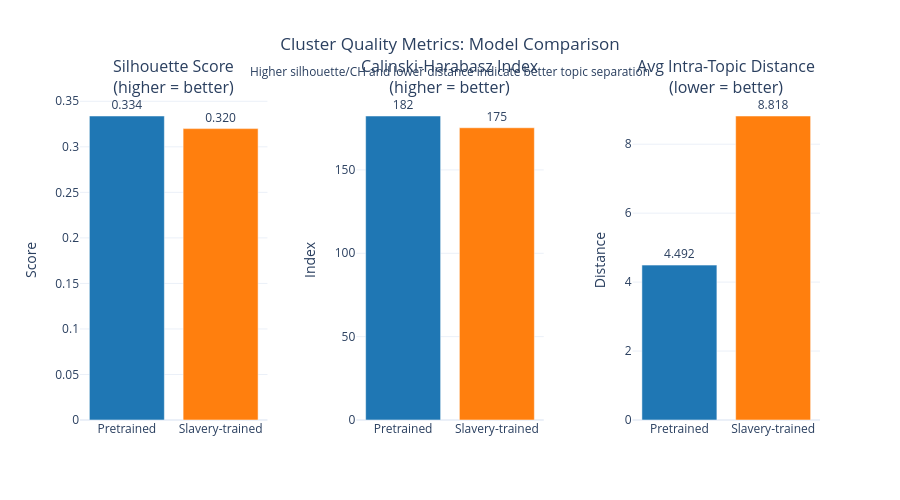

Notebook code for this chart:
### Markdown cell above
---
## SECTION 4: Topic Coherence & Model Performance
---

**Goal**: Quantitatively validate that model training improves topic separation.

**Key Questions**:
1. Do topics form distinct clusters (silhouette score, CH index)?
2. Which topics improve most with training?
3. Which topic pairs are most confused?
4. Did training converge successfully?

**Visualizations**:
- **9.11**: Cluster Quality Metrics Table & Chart
- **9.12**: Topic Separation Heatmap (Confusion Matrix)
- **9.13**: Training Metrics Timeline (if available)

### Code cell
# ============================================================
# CELL 9.11: CLUSTER QUALITY METRICS TABLE & CHART
# ============================================================

if VIZ_AVAILABLE and len(dict_embeddings) > 0:
    print(f"\n{'='*70}")
    print("VISUALIZATION 9.11: Cluster Quality Metrics")
    print(f"{'='*70}")

    # --------------------------------------------------------
    # 1. Calculate Metrics for Each Model
    # --------------------------------------------------------

    print(f"\n1️⃣  Calculating cluster quality metrics...")

    metrics_results = []

    # Get topic labels for all dictionary terms
    topic_labels = df_dict['topic'].values

    for model_name in ['pretrained_bertje', 'slavery_trained', 'policy_trained']:
        if model_name not in dict_embeddings:
            continue

        print(f"\n{model_name}:")

        embeddings = dict_embeddings[model_name]

        # === Silhouette Score ===
        # Measures how similar each point is to its own cluster vs. other clusters
        # Range: [-1, 1], higher = better separation
        sil_score = silhouette_score(embeddings, topic_labels)
        print(f"  Silhouette Score: {sil_score:.3f}")

        # === Calinski-Harabasz Index ===
        # Ratio of between-cluster to within-cluster variance
        # Higher = more distinct clusters
        ch_score = calinski_harabasz_score(embeddings, topic_labels)
        print(f"  Calinski-Harabasz: {ch_score:.1f}")

        # === Average Intra-Topic Distance ===
        # Mean distance from each term to its topic centroid
        intra_distances = []

        for topic in topics:
            topic_mask = df_dict['topic'] == topic
            topic_embeddings = embeddings[topic_mask]

            if len(topic_embeddings) < 2:
                continue

            # Calculate centroid
            centroid = topic_embeddings.mean(axis=0)

            # Calculate distances to centroid
            distances = np.linalg.norm(topic_embeddings - centroid, axis=1)
            intra_distances.extend(distances.tolist())

        avg_intra_distance = np.mean(intra_distances)
        print(f"  Avg Intra-Topic Distance: {avg_intra_distance:.3f}")

        # === Per-Topic Tightness ===
        topic_tightness = {}

        for topic in topics:
            topic_mask = df_dict['topic'] == topic
            topic_embeddings = embeddings[topic_mask]

            if len(topic_embeddings) < 2:
                topic_tightness[topic] = np.nan
                continue

            centroid = topic_embeddings.mean(axis=0)
            distances = np.linalg.norm(topic_embeddings - centroid, axis=1)
            topic_tightness[topic] = distances.mean()

        # Store results
        metrics_results.append({
            'model': model_name,
            'silhouette': sil_score,
            'calinski_harabasz': ch_score,
            'avg_intra_distance': avg_intra_distance,
            'topic_tightness': topic_tightness
        })

    if len(metrics_results) == 0:
        print("\n   ⚠ No models available for metrics calculation")
        VIZ_AVAILABLE = False
    else:
        print(f"\n   ✓ Calculated metrics for {len(metrics_results)} models")

        # --------------------------------------------------------
        # 2. Create Overall Metrics Table
        # --------------------------------------------------------

        print(f"\n2️⃣  Creating metrics comparison table...")

        df_metrics = pd.DataFrame(metrics_results)

        # Calculate improvement (if we have baseline)
        if 'pretrained_bertje' in df_metrics['model'].values:
            baseline_idx = df_metrics[df_metrics['model'] == 'pretrained_bertje'].index[0]
            baseline_sil = df_metrics.loc[baseline_idx, 'silhouette']
            baseline_ch = df_metrics.loc[baseline_idx, 'calinski_harabasz']
            baseline_dist = df_metrics.loc[baseline_idx, 'avg_intra_distance']

            df_metrics['silhouette_improvement'] = ((df_metrics['silhouette'] / baseline_sil) - 1) * 100
            df_metrics['ch_improvement'] = ((df_metrics['calinski_harabasz'] / baseline_ch) - 1) * 100
            df_metrics['distance_reduction'] = ((df_metrics['avg_intra_distance'] / baseline_dist) - 1) * 100
        else:
            df_metrics['silhouette_improvement'] = 0
            df_metrics['ch_improvement'] = 0
            df_metrics['distance_reduction'] = 0

        # --------------------------------------------------------
        # 3. Create Visualization - Metrics Bar Chart
        # --------------------------------------------------------

        print(f"\n3️⃣  Creating metrics visualization...")

        # Prepare data for plotting (normalize for comparison)
        fig = make_subplots(
            rows=1, cols=3,
            subplot_titles=("Silhouette Score<br>(higher = better)",
                          "Calinski-Harabasz Index<br>(higher = better)",
                          "Avg Intra-Topic Distance<br>(lower = better)"),
            horizontal_spacing=0.12
        )

        colors_map = {
            'pretrained_bertje': '#1f77b4',
            'slavery_trained': '#ff7f0e',
            'policy_trained': '#2ca02c'
        }

        model_labels = {
            'pretrained_bertje': 'Pretrained',
            'slavery_trained': 'Slavery-trained',
            'policy_trained': 'Policy-trained'
        }

        # Silhouette Score
        fig.add_trace(
            go.Bar(
                x=[model_labels.get(m, m) for m in df_metrics['model']],
                y=df_metrics['silhouette'],
                name='Silhouette',
                marker_color=[colors_map.get(m, 'gray') for m in df_metrics['model']],
                text=[f"{v:.3f}" for v in df_metrics['silhouette']],
                textposition='outside',
                showlegend=False
            ),
            row=1, col=1
        )

        # Calinski-Harabasz
        fig.add_trace(
            go.Bar(
                x=[model_labels.get(m, m) for m in df_metrics['model']],
                y=df_metrics['calinski_harabasz'],
                name='CH Index',
                marker_color=[colors_map.get(m, 'gray') for m in df_metrics['model']],
                text=[f"{v:.0f}" for v in df_metrics['calinski_harabasz']],
                textposition='outside',
                showlegend=False
            ),
            row=1, col=2
        )

        # Intra-Topic Distance
        fig.add_trace(
            go.Bar(
                x=[model_labels.get(m, m) for m in df_metrics['model']],
                y=df_metrics['avg_intra_distance'],
                name='Intra-Distance',
                marker_color=[colors_map.get(m, 'gray') for m in df_metrics['model']],
                text=[f"{v:.3f}" for v in df_metrics['avg_intra_distance']],
                textposition='outside',
                showlegend=False
            ),
            row=1, col=3
        )

        # Update layout
        fig.update_layout(
            title={
                'text': "Cluster Quality Metrics: Model Comparison<br><sub>Higher silhouette/CH and lower distance indicate better topic separation</sub>",
                'x': 0.5,
                'xanchor': 'center'
            },
            height=500,
            template='plotly_white'
        )

        # Update y-axes
        fig.update_yaxes(title_text="Score", row=1, col=1)
        fig.update_yaxes(title_text="Index", row=1, col=2)
        fig.update_yaxes(title_text="Distance", row=1, col=3)

        # --------------------------------------------------------
        # 4. Display & Save
        # --------------------------------------------------------

        if SHOW_IN_NOTEBOOK:
            fig.show()

        if SAVE_INTERACTIVE:
            output_path = visuals_dir / 'cluster_quality_metrics.html'
            fig.write_html(str(output_path))
            print(f"   ✓ Saved interactive: {output_path.name}")

        if SAVE_STATIC:
            output_path = visuals_dir / 'cluster_quality_metrics.png'
            fig.write_image(str(output_path), width=1600, height=600, scale=2)
            print(f"   ✓ Saved static: {output_path.name}")

        # Save metrics table
        metrics_table_path = visuals_dir / 'cluster_metrics_table.csv'
        df_metrics.to_csv(metrics_table_path, index=False)
        print(f"   ✓ Saved table: {metrics_table_path.name}")

        # --------------------------------------------------------
        # 5. Per-Topic Tightness Comparison
        # --------------------------------------------------------

        print(f"\n4️⃣  Per-topic tightness comparison...")

        # Build per-topic dataframe
        topic_tightness_data = []

        for result in metrics_results:
            model_name = result['model']
            for topic, tightness in result['topic_tightness'].items():
                topic_tightness_data.append({
                    'model': model_name,
                    'topic': topic,
                    'tightness': tightness
                })

        df_topic_tightness = pd.DataFrame(topic_tightness_data)

        # Pivot for easier comparison
        df_pivot = df_topic_tightness.pivot(index='topic', columns='model', values='tightness')

        # Calculate improvement (if baseline exists)
        if 'pretrained_bertje' in df_pivot.columns:
            for col in df_pivot.columns:
                if col != 'pretrained_bertje':
                    improvement_col = f'{col}_improvement'
                    df_pivot[improvement_col] = ((df_pivot[col] / df_pivot['pretrained_bertje']) - 1) * 100

        # Save per-topic table
        topic_table_path = visuals_dir / 'per_topic_tightness.csv'
        df_pivot.to_csv(topic_table_path)
        print(f"   ✓ Saved per-topic table: {topic_table_path.name}")

        # --------------------------------------------------------
        # 6. Print Summary
        # --------------------------------------------------------

        print(f"\n{'='*70}")
        print("CLUSTER QUALITY SUMMARY")
        print(f"{'='*70}")

        for _, row in df_metrics.iterrows():
            print(f"\n{model_labels.get(row['model'], row['model'])}:")
            print(f"  Silhouette Score:        {row['silhouette']:.3f}", end="")
            if row['silhouette_improvement'] != 0:
                print(f"  ({row['silhouette_improvement']:+.1f}% vs. pretrained)")
            else:
                print()

            print(f"  Calinski-Harabasz:       {row['calinski_harabasz']:.0f}", end="")
            if row['ch_improvement'] != 0:
                print(f"  ({row['ch_improvement']:+.1f}% vs. pretrained)")
            else:
                print()

            print(f"  Avg Intra-Topic Dist:    {row['avg_intra_distance']:.3f}", end="")
            if row['distance_reduction'] != 0:
                print(f"  ({row['distance_reduction']:+.1f}% vs. pretrained)")
            else:
                print()

        print(f"\n{'='*70}")

else:
    print("\n⊘ Skipping cluster quality metrics - no embeddings available")

### Figure 1 — Plotly figure (JSON) as saved in the notebook; plotly's stock layout.template omitted (floating-point values rounded to 4 significant figures)
{"data": [{"marker": {"color": ["#1f77b4", "#ff7f0e"]}, "name": "Silhouette", "showlegend": false, "text": ["0.334", "0.320"], "textposition": "outside", "type": "bar", "x": ["Pretrained", "Slavery-trained"], "xaxis": "x", "y": [0.3338, 0.32], "yaxis": "y"}, {"marker": {"color": ["#1f77b4", "#ff7f0e"]}, "name": "CH Index", "showlegend": false, "text": ["182", "175"], "textposition": "outside", "type": "bar", "x": ["Pretrained", "Slavery-trained"], "xaxis": "x2", "y": [182.3, 175.3], "yaxis": "y2"}, {"marker": {"color": ["#1f77b4", "#ff7f0e"]}, "name": "Intra-Distance", "showlegend": false, "text": ["4.492", "8.818"], "textposition": "outside", "type": "bar", "x": ["Pretrained", "Slavery-trained"], "xaxis": "x3", "y": [4.492, 8.818], "yaxis": "y3"}], "layout": {"annotations": [{"font": {"size": 16}, "showarrow": false, "text": "Silhouette Score<br>(higher = better)", "x": 0.1267, "xanchor": "center", "xref": "paper", "y": 1, "yanchor": "bottom", "yref": "paper"}, {"font": {"size": 16}, "showarrow": false, "text": "Calinski-Harabasz Index<br>(higher = better)", "x": 0.5, "xanchor": "center", "xref": "paper", "y": 1, "yanchor": "bottom", "yref": "paper"}, {"font": {"size": 16}, "showarrow": false, "text": "Avg Intra-Topic Distance<br>(lower = better)", "x": 0.8733, "xanchor": "center", "xref": "paper", "y": 1, "yanchor": "bottom", "yref": "paper"}], "height": 500, "title": {"text": "Cluster Quality Metrics: Model Comparison<br><sub>Higher silhouette/CH and lower distance indicate better topic separation</sub>", "x": 0.5, "xanchor": "center"}, "xaxis": {"anchor": "y", "domain": [0, 0.2533]}, "xaxis2": {"anchor": "y2", "domain": [0.3733, 0.6267]}, "xaxis3": {"anchor": "y3", "domain": [0.7467, 1]}, "yaxis": {"anchor": "x", "domain": [0, 1], "title": {"text": "Score"}}, "yaxis2": {"anchor": "x2", "domain": [0, 1], "title": {"text": "Index"}}, "yaxis3": {"anchor": "x3", "domain": [0, 1], "title": {"text": "Distance"}}}}
